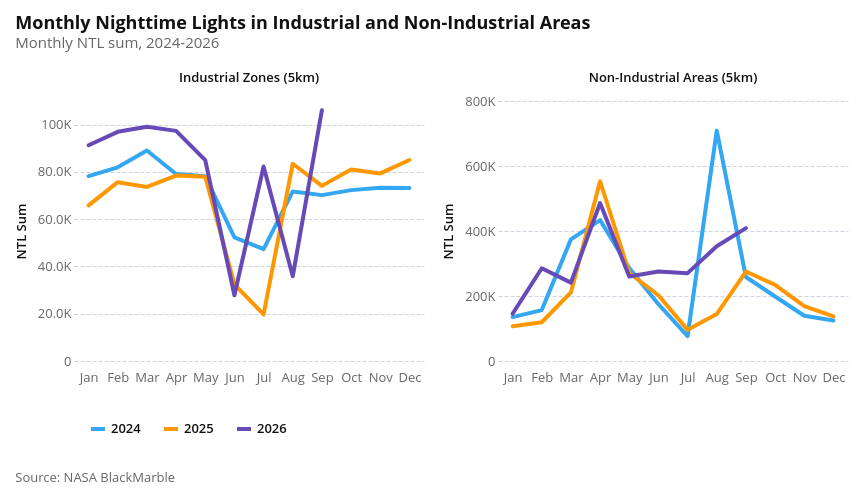

The cell this chart's notebook holds for it:
### Markdown cell above
### 2.3 Monthly Trends in Industrial Areas (comparing 2024, 2025, 2026)

### Code cell
# Fig 2.3: Monthly Trends in Industrial and Non-Industrial Areas (comparing 2024, 2025, 2026)
PROJECT_ROOT = next(
    p
    for p in [Path.cwd(), *Path.cwd().parents]
    if (p / "data").exists() and (p / "notebooks").exists()
)
NTL_REPORT_DIR = PROJECT_ROOT / "docs" / "ntl_report"
NTL_REPORT_DIR.mkdir(parents=True, exist_ok=True)
NTL_REPORT_XLSX = NTL_REPORT_DIR / "ntl-report-data.xlsx"

ind_monthly_data = ntl_ind_melted.assign(
    year_col=lambda d: d["year_col"].astype(str),
    month_name=lambda d: pd.to_datetime(d["date"]).dt.strftime("%b"),
).sort_values(["type", "year_col", "month"])

for area_type, sheet_name in {
    "Industrial Zones (5km)": "fig_2_3_industrial_monthly",
    "Non-Industrial Areas (5km)": "fig_2_3_nonindustrial_monthly",
}.items():
    chart_data = ind_monthly_data.query("type == @area_type").copy()
    write_ntl_sheet(chart_data, sheet_name)

chart = (
    alt.Chart(ind_monthly_data)
    .mark_line()
    .encode(
        x=alt.X(
            "month(date):O",
            title="",
            axis=alt.Axis(format="%b", labelAngle=0),
        ),
        y=alt.Y(
            "ntl_sum:Q",
            title="NTL Sum",
            axis=alt.Axis(labelExpr=az.vega_scale_labelExpr()),
        ),
        color=alt.Color(
            "year_col:N",
            title="",
            sort=[str(prev_year - 1), str(prev_year), str(current_year)],
            # scale=alt.Scale(range=["#025288", "#E3A763", "#754493"]),
        ),
        tooltip=[
            alt.Tooltip("type:N", title="Area"),
            alt.Tooltip("year_col:N", title="Year"),
            alt.Tooltip("month(date):O", title="Month", format="%b"),
            alt.Tooltip("ntl_sum:Q", format=",.0f", title="NTL Sum"),
        ],
    )
    .properties(width=350, height=260)
    .facet(
        column=alt.Column(
            "type:N",
            title="",
            sort=["Industrial Zones (5km)", "Non-Industrial Areas (5km)"],
        )
    )
    .resolve_scale(y="independent")
    .properties(
        title=alt.Title(
            text="Monthly Nighttime Lights in Industrial and Non-Industrial Areas",
            subtitle=f"Monthly NTL sum, {prev_year - 1}-{current_year}",
        ),
    )
)
chart = az.add_caption(chart, "Source: NASA BlackMarble")
chart.save(
    NTL_REPORT_DIR / "fig-2-3-industrial-nonindustrial-monthly-nighttime-lights.png",
    scale_factor=3,
)
chart

### Figure 1 — Vega-Lite specification as saved in the notebook (floating-point values rounded to 4 significant figures)
{"config": {"background": "white", "padding": 15, "mark": {"tooltip": true}, "point": {"filled": true, "size": 60, "stroke": "white", "strokeWidth": 1}, "circle": {"filled": true, "stroke": "white", "strokeWidth": 1}, "square": {"filled": true, "stroke": "white", "strokeWidth": 1}, "line": {"strokeWidth": 4, "strokeCap": "round", "strokeJoin": "round"}, "bar": {"cornerRadiusEnd": 0}, "area": {"opacity": 0.7}, "arc": {"stroke": "white", "strokeWidth": 1}, "rect": {"stroke": "#8A969F", "strokeWidth": 0.5}, "geoshape": {"stroke": "#666666", "strokeWidth": 0.3, "strokeJoin": "round", "strokeCap": "round"}, "title": {"font": "Open Sans, sans-serif", "fontSize": 18, "fontWeight": 700, "lineHeight": 22, "color": "#111111", "anchor": "start", "offset": 21, "subtitleFont": "Open Sans, sans-serif", "subtitleFontSize": 15, "subtitleFontWeight": 400, "subtitleLineHeight": 18, "subtitleColor": "#666666", "subtitlePadding": 3}, "axis": {"domain": false, "grid": true, "gridColor": "#CED4DE", "gridDash": [4, 2], "gridWidth": 1, "labelFont": "Open Sans, sans-serif", "labelFontSize": 13, "labelFontWeight": 400, "labelColor": "#666666", "labelPadding": 3, "tickColor": "#CED4DE", "tickSize": 5, "tickCount": 5, "titleFont": "Open Sans, sans-serif", "titleFontSize": 13, "titleFontWeight": 600, "titleColor": "#111111", "titlePadding": 9}, "axisX": {"grid": false, "tickSize": 0, "labelAngle": 0}, "axisY": {"domain": false, "ticks": false, "gridColor": "#CED4DE", "gridDash": [4, 2], "gridWidth": 1}, "axisQuantitative": {"tickCount": 5}, "axisBand": {"labelPadding": 6, "tickSize": 0}, "axisTemporal": {"grid": false}, "legend": {"labelFont": "Open Sans, sans-serif", "labelFontSize": 13, "labelFontWeight": 600, "labelColor": "#111111", "titleFont": "Open Sans, sans-serif", "titleFontSize": 13, "titleFontWeight": 600, "titleColor": "#111111", "titlePadding": 3, "symbolSize": 196, "symbolStrokeWidth": 0, "padding": 15, "offset": 21, "columnPadding": 21, "orient": "bottom", "labelLimit": 200, "titleLimit": 200}, "view": {"stroke": null, "continuousWidth": 600, "continuousHeight": 400}, "range": {"category": ["#34A7F2", "#FF9800", "#664AB6", "#4EC2C0", "#F3578E", "#081079", "#0C7C68", "#AA0000", "#DDDA21"], "diverging": ["#920000", "#BD6126", "#E3A763", "#EFEFEF", "#80BDE7", "#3587C3", "#025288"], "heatmap": ["#E3F6FD", "#75CCEC", "#089BD4", "#0169A1", "#023B6F"], "ordinal": ["#E3F6FD", "#75CCEC", "#089BD4", "#0169A1", "#023B6F"], "ramp": ["#E3F6FD", "#75CCEC", "#089BD4", "#0169A1", "#023B6F"]}, "scale": {"bandPaddingInner": 0.2, "bandPaddingOuter": 0.1, "pointPadding": 0.5}, "header": {"labelFont": "Open Sans, sans-serif", "labelFontSize": 13, "labelFontWeight": 600, "labelColor": "#111111", "titleFont": "Open Sans, sans-serif", "titleFontSize": 15, "titleFontWeight": 600, "titleColor": "#111111"}, "concat": {"spacing": 18}, "facet": {"spacing": 18}, "selection": {"point": {"on": "click", "clear": "dblclick"}, "interval": {"mark": {"fill": "#0071BC", "fillOpacity": 0.15, "stroke": "#0071BC", "strokeWidth": 1}}}}, "vconcat": [{"facet": {"column": {"field": "type", "sort": ["Industrial Zones (5km)", "Non-Industrial Areas (5km)"], "title": "", "type": "nominal"}}, "spec": {"mark": {"type": "line"}, "encoding": {"color": {"field": "year_col", "sort": ["2024", "2025", "2026"], "title": "", "type": "nominal"}, "tooltip": [{"field": "type", "title": "Area", "type": "nominal"}, {"field": "year_col", "title": "Year", "type": "nominal"}, {"field": "date", "format": "%b", "timeUnit": "month", "title": "Month", "type": "ordinal"}, {"field": "ntl_sum", "format": ",.0f", "title": "NTL Sum", "type": "quantitative"}], "x": {"axis": {"format": "%b", "labelAngle": 0}, "field": "date", "timeUnit": "month", "title": "", "type": "ordinal"}, "y": {"axis": {"labelExpr": "datum.value === 0 ? '0' : abs(datum.value) >= 1e9 ? (abs(datum.value/1e9) >= 100 ? '' + format(datum.value/1e9, ',.0f') + 'B' : abs(datum.value/1e9) >= 1 ? '' + format(datum.value/1e9, ',.1f') + 'B' : '' + format(datum.value/1e9, ',.2f') + 'B') : abs(datum.value) >= 1e6 ? (abs(datum.value/1e6) >= 100 ? '' + format(datum.value/1e6, ',.0f') + 'M' : abs(datum.value/1e6) >= 1 ? '' + format(datum.value/1e6, ',.1f') + 'M' : '' + format(datum.value/1e6, ',.2f') + 'M') : abs(datum.value) >= 1e4 ? (abs(datum.value/1e3) >= 100 ? '' + format(datum.value/1e3, ',.0f') + 'K' : abs(datum.value/1e3) >= 1 ? '' + format(datum.value/1e3, ',.1f') + 'K' : '' + format(datum.value/1e3, ',.2f') + 'K') : (abs(datum.value) >= 100 ? '' + format(datum.value, ',.0f') + '' : abs(datum.value) >= 1 ? '' + format(datum.value, ',.1f') + '' : '' + format(datum.value, ',.2f') + '')"}, "field": "ntl_sum", "title": "NTL Sum", "type": "quantitative"}}, "height": 260, "width": 350}, "resolve": {"scale": {"y": "independent"}}, "title": {"text": "Monthly Nighttime Lights in Industrial and Non-Industrial Areas", "subtitle": "Monthly NTL sum, 2024-2026"}}], "data": {"name": "data-f196ae3a0dfdf75aaa8bac8bc1be7af5"}, "title": {"text": "Source: NASA BlackMarble", "anchor": "start", "color": "#666666", "font": "Open Sans, sans-serif", "fontSize": 13, "fontWeight": 400, "lineHeight": 20, "offset": 21, "orient": "bottom"}, "$schema": "https://vega.github.io/schema/vega-lite/v6.1.0.json", "datasets": {"data-f196ae3a0dfdf75aaa8bac8bc1be7af5": [{"date": "2024-01-01T00:00:00", "ntl_sum": 78200.0, "type": "Industrial Zones (5km)", "year_col": "2024", "month": 1, "month_name": "Jan"}, {"date": "2024-02-01T00:00:00", "ntl_sum": 81930.0, "type": "Industrial Zones (5km)", "year_col": "2024", "month": 2, "month_name": "Feb"}, {"date": "2024-03-01T00:00:00", "ntl_sum": 89060.0, "type": "Industrial Zones (5km)", "year_col": "2024", "month": 3, "month_name": "Mar"}, {"date": "2024-04-01T00:00:00", "ntl_sum": 79110.0, "type": "Industrial Zones (5km)", "year_col": "2024", "month": 4, "month_name": "Apr"}, {"date": "2024-05-01T00:00:00", "ntl_sum": 78120.0, "type": "Industrial Zones (5km)", "year_col": "2024", "month": 5, "month_name": "May"}, {"date": "2024-06-01T00:00:00", "ntl_sum": 52340.0, "type": "Industrial Zones (5km)", "year_col": "2024", "month": 6, "month_name": "Jun"}, {"date": "2024-07-01T00:00:00", "ntl_sum": 47320.0, "type": "Industrial Zones (5km)", "year_col": "2024", "month": 7, "month_name": "Jul"}, {"date": "2024-08-01T00:00:00", "ntl_sum": 71730.0, "type": "Industrial Zones (5km)", "year_col": "2024", "month": 8, "month_name": "Aug"}, {"date": "2024-09-01T00:00:00", "ntl_sum": 70180.0, "type": "Industrial Zones (5km)", "year_col": "2024", "month": 9, "month_name": "Sep"}, {"date": "2024-10-01T00:00:00", "ntl_sum": 72290.0, "type": "Industrial Zones (5km)", "year_col": "2024", "month": 10, "month_name": "Oct"}, {"date": "2024-11-01T00:00:00", "ntl_sum": 73330.0, "type": "Industrial Zones (5km)", "year_col": "2024", "month": 11, "month_name": "Nov"}, {"date": "2024-12-01T00:00:00", "ntl_sum": 73180.0, "type": "Industrial Zones (5km)", "year_col": "2024", "month": 12, "month_name": "Dec"}, {"date": "2025-01-01T00:00:00", "ntl_sum": 65850.0, "type": "Industrial Zones (5km)", "year_col": "2025", "month": 1, "month_name": "Jan"}, {"date": "2025-02-01T00:00:00", "ntl_sum": 75660.0, "type": "Industrial Zones (5km)", "year_col": "2025", "month": 2, "month_name": "Feb"}, {"date": "2025-03-01T00:00:00", "ntl_sum": 73630.0, "type": "Industrial Zones (5km)", "year_col": "2025", "month": 3, "month_name": "Mar"}, {"date": "2025-04-01T00:00:00", "ntl_sum": 78440.0, "type": "Industrial Zones (5km)", "year_col": "2025", "month": 4, "month_name": "Apr"}, {"date": "2025-05-01T00:00:00", "ntl_sum": 77960.0, "type": "Industrial Zones (5km)", "year_col": "2025", "month": 5, "month_name": "May"}, {"date": "2025-06-01T00:00:00", "ntl_sum": 32450.0, "type": "Industrial Zones (5km)", "year_col": "2025", "month": 6, "month_name": "Jun"}, {"date": "2025-07-01T00:00:00", "ntl_sum": 19690.0, "type": "Industrial Zones (5km)", "year_col": "2025", "month": 7, "month_name": "Jul"}, {"date": "2025-08-01T00:00:00", "ntl_sum": 83450.0, "type": "Industrial Zones (5km)", "year_col": "2025", "month": 8, "month_name": "Aug"}, {"date": "2025-09-01T00:00:00", "ntl_sum": 74090.0, "type": "Industrial Zones (5km)", "year_col": "2025", "month": 9, "month_name": "Sep"}, {"date": "2025-10-01T00:00:00", "ntl_sum": 81020.0, "type": "Industrial Zones (5km)", "year_col": "2025", "month": 10, "month_name": "Oct"}, {"date": "2025-11-01T00:00:00", "ntl_sum": 79370.0, "type": "Industrial Zones (5km)", "year_col": "2025", "month": 11, "month_name": "Nov"}, {"date": "2025-12-01T00:00:00", "ntl_sum": 85040.0, "type": "Industrial Zones (5km)", "year_col": "2025", "month": 12, "month_name": "Dec"}, {"date": "2026-01-01T00:00:00", "ntl_sum": 91300.0, "type": "Industrial Zones (5km)", "year_col": "2026", "month": 1, "month_name": "Jan"}, {"date": "2026-02-01T00:00:00", "ntl_sum": 96960.0, "type": "Industrial Zones (5km)", "year_col": "2026", "month": 2, "month_name": "Feb"}, {"date": "2026-03-01T00:00:00", "ntl_sum": 99110.0, "type": "Industrial Zones (5km)", "year_col": "2026", "month": 3, "month_name": "Mar"}, {"date": "2026-04-01T00:00:00", "ntl_sum": 97360.0, "type": "Industrial Zones (5km)", "year_col": "2026", "month": 4, "month_name": "Apr"}, {"date": "2026-05-01T00:00:00", "ntl_sum": 84980.0, "type": "Industrial Zones (5km)", "year_col": "2026", "month": 5, "month_name": "May"}, {"date": "2026-06-01T00:00:00", "ntl_sum": 27810.0, "type": "Industrial Zones (5km)", "year_col": "2026", "month": 6, "month_name": "Jun"}, {"date": "2026-07-01T00:00:00", "ntl_sum": 82310.0, "type": "Industrial Zones (5km)", "year_col": "2026", "month": 7, "month_name": "Jul"}, {"date": "2026-08-01T00:00:00", "ntl_sum": 35840.0, "type": "Industrial Zones (5km)", "year_col": "2026", "month": 8, "month_name": "Aug"}, {"date": "2026-09-01T00:00:00", "ntl_sum": 106100.0, "type": "Industrial Zones (5km)", "year_col": "2026", "month": 9, "month_name": "Sep"}, {"date": "2024-01-01T00:00:00", "ntl_sum": 135100.0, "type": "Non-Industrial Areas (5km)", "year_col": "2024", "month": 1, "month_name": "Jan"}, {"date": "2024-02-01T00:00:00", "ntl_sum": 156600.0, "type": "Non-Industrial Areas (5km)", "year_col": "2024", "month": 2, "month_name": "Feb"}, {"date": "2024-03-01T00:00:00", "ntl_sum": 374200.0, "type": "Non-Industrial Areas (5km)", "year_col": "2024", "month": 3, "month_name": "Mar"}, {"date": "2024-04-01T00:00:00", "ntl_sum": 433400.0, "type": "Non-Industrial Areas (5km)", "year_col": "2024", "month": 4, "month_name": "Apr"}, {"date": "2024-05-01T00:00:00", "ntl_sum": 286000.0, "type": "Non-Industrial Areas (5km)", "year_col": "2024", "month": 5, "month_name": "May"}, {"date": "2024-06-01T00:00:00", "ntl_sum": 174900.0, "type": "Non-Industrial Areas (5km)", "year_col": "2024", "month": 6, "month_name": "Jun"}, {"date": "2024-07-01T00:00:00", "ntl_sum": 76550.0, "type": "Non-Industrial Areas (5km)", "year_col": "2024", "month": 7, "month_name": "Jul"}, {"date": "2024-08-01T00:00:00", "ntl_sum": 708900.0, "type": "Non-Industrial Areas (5km)", "year_col": "2024", "month": 8, "month_name": "Aug"}, {"date": "2024-09-01T00:00:00", "ntl_sum": 258500.0, "type": "Non-Industrial Areas (5km)", "year_col": "2024", "month": 9, "month_name": "Sep"}, {"date": "2024-10-01T00:00:00", "ntl_sum": 198500.0, "type": "Non-Industrial Areas (5km)", "year_col": "2024", "month": 10, "month_name": "Oct"}, {"date": "2024-11-01T00:00:00", "ntl_sum": 139100.0, "type": "Non-Industrial Areas (5km)", "year_col": "2024", "month": 11, "month_name": "Nov"}, {"date": "2024-12-01T00:00:00", "ntl_sum": 124700.0, "type": "Non-Industrial Areas (5km)", "year_col": "2024", "month": 12, "month_name": "Dec"}, {"date": "2025-01-01T00:00:00", "ntl_sum": 106800.0, "type": "Non-Industrial Areas (5km)", "year_col": "2025", "month": 1, "month_name": "Jan"}, {"date": "2025-02-01T00:00:00", "ntl_sum": 119200.0, "type": "Non-Industrial Areas (5km)", "year_col": "2025", "month": 2, "month_name": "Feb"}, {"date": "2025-03-01T00:00:00", "ntl_sum": 211100.0, "type": "Non-Industrial Areas (5km)", "year_col": "2025", "month": 3, "month_name": "Mar"}, {"date": "2025-04-01T00:00:00", "ntl_sum": 553000.0, "type": "Non-Industrial Areas (5km)", "year_col": "2025", "month": 4, "month_name": "Apr"}, {"date": "2025-05-01T00:00:00", "ntl_sum": 270900.0, "type": "Non-Industrial Areas (5km)", "year_col": "2025", "month": 5, "month_name": "May"}, {"date": "2025-06-01T00:00:00", "ntl_sum": 202300.0, "type": "Non-Industrial Areas (5km)", "year_col": "2025", "month": 6, "month_name": "Jun"}, {"date": "2025-07-01T00:00:00", "ntl_sum": 95810.0, "type": "Non-Industrial Areas (5km)", "year_col": "2025", "month": 7, "month_name": "Jul"}, {"date": "2025-08-01T00:00:00", "ntl_sum": 144500.0, "type": "Non-Industrial Areas (5km)", "year_col": "2025", "month": 8, "month_name": "Aug"}, {"date": "2025-09-01T00:00:00", "ntl_sum": 275300.0, "type": "Non-Industrial Areas (5km)", "year_col": "2025", "month": 9, "month_name": "Sep"}, {"date": "2025-10-01T00:00:00", "ntl_sum": 234400.0, "type": "Non-Industrial Areas (5km)", "year_col": "2025", "month": 10, "month_name": "Oct"}, {"date": "2025-11-01T00:00:00", "ntl_sum": 169100.0, "type": "Non-Industrial Areas (5km)", "year_col": "2025", "month": 11, "month_name": "Nov"}, {"date": "2025-12-01T00:00:00", "ntl_sum": 137000.0, "type": "Non-Industrial Areas (5km)", "year_col": "2025", "month": 12, "month_name": "Dec"}, {"date": "2026-01-01T00:00:00", "ntl_sum": 145300.0, "type": "Non-Industrial Areas (5km)", "year_col": "2026", "month": 1, "month_name": "Jan"}, {"date": "2026-02-01T00:00:00", "ntl_sum": 285300.0, "type": "Non-Industrial Areas (5km)", "year_col": "2026", "month": 2, "month_name": "Feb"}, {"date": "2026-03-01T00:00:00", "ntl_sum": 241200.0, "type": "Non-Industrial Areas (5km)", "year_col": "2026", "month": 3, "month_name": "Mar"}, {"date": "2026-04-01T00:00:00", "ntl_sum": 486000.0, "type": "Non-Industrial Areas (5km)", "year_col": "2026", "month": 4, "month_name": "Apr"}, {"date": "2026-05-01T00:00:00", "ntl_sum": 260200.0, "type": "Non-Industrial Areas (5km)", "year_col": "2026", "month": 5, "month_name": "May"}, {"date": "2026-06-01T00:00:00", "ntl_sum": 275200.0, "type": "Non-Industrial Areas (5km)", "year_col": "2026", "month": 6, "month_name": "Jun"}, {"date": "2026-07-01T00:00:00", "ntl_sum": 270400.0, "type": "Non-Industrial Areas (5km)", "year_col": "2026", "month": 7, "month_name": "Jul"}, {"date": "2026-08-01T00:00:00", "ntl_sum": 353100.0, "type": "Non-Industrial Areas (5km)", "year_col": "2026", "month": 8, "month_name": "Aug"}, {"date": "2026-09-01T00:00:00", "ntl_sum": 408800.0, "type": "Non-Industrial Areas (5km)", "year_col": "2026", "month": 9, "month_name": "Sep"}]}}
